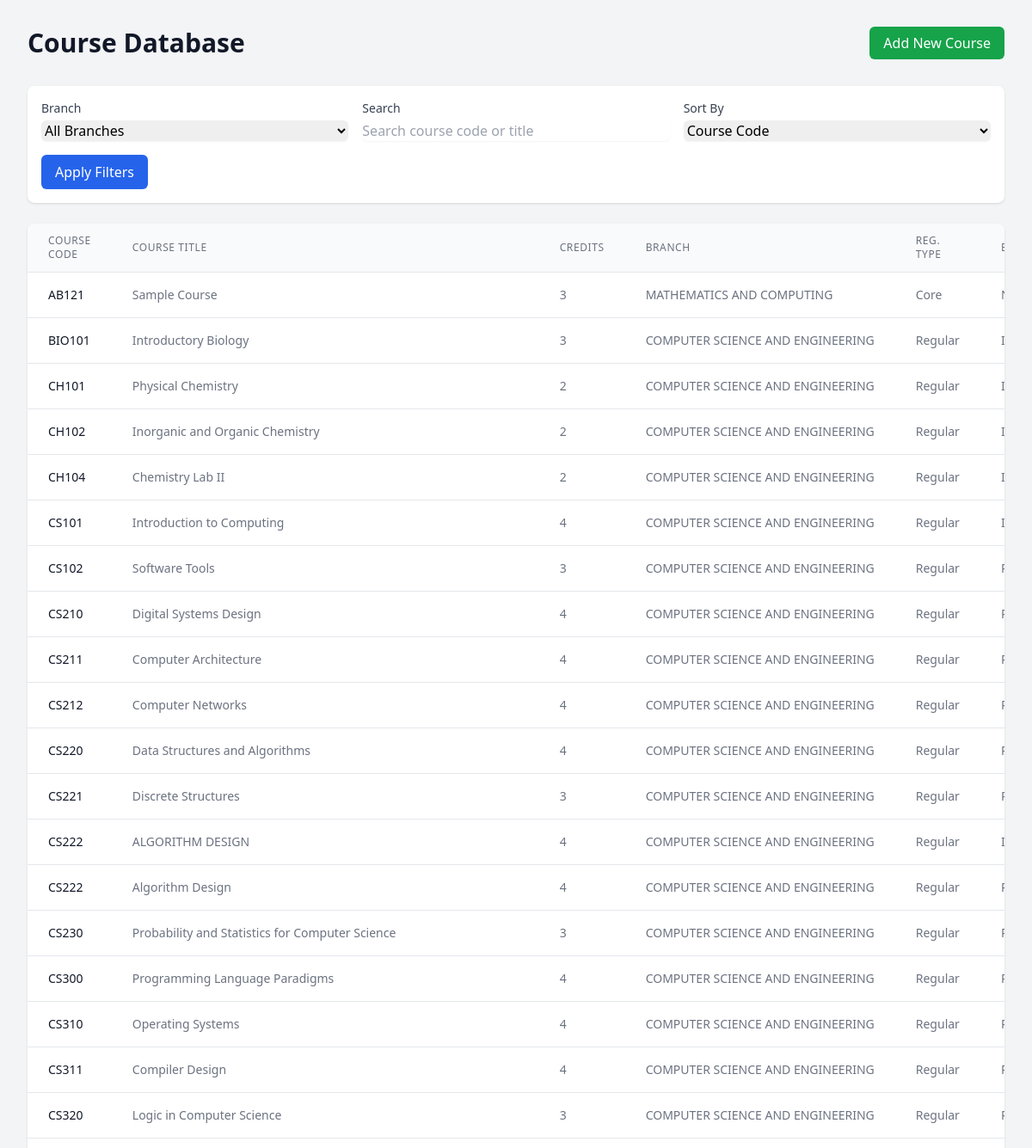
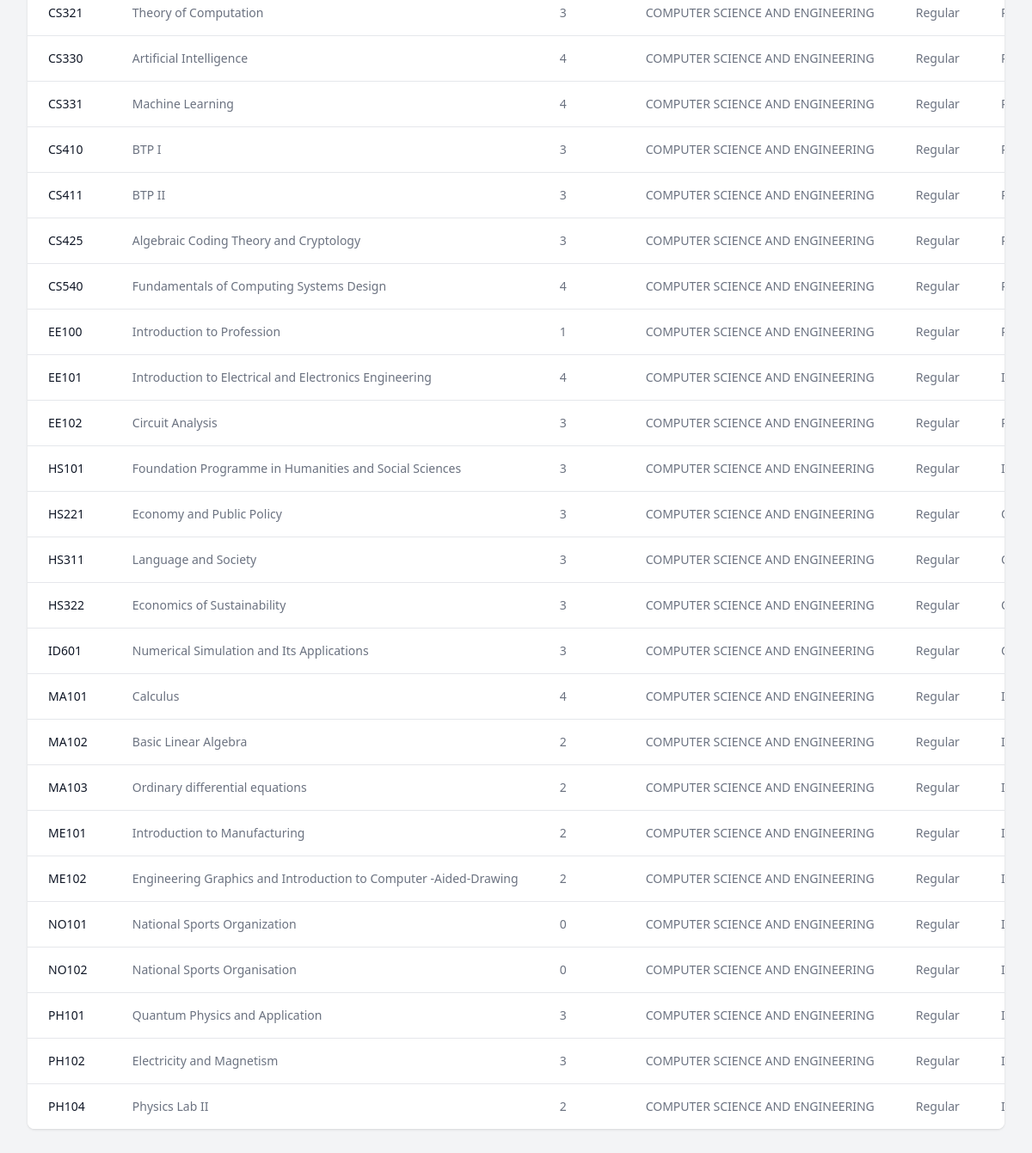
The page /courses (signed in) on the database its author committed (2 pictures, top to bottom).
### tables this page shows
CREATE TABLE courses (
    id INTEGER PRIMARY KEY AUTOINCREMENT,
    course TEXT NOT NULL,
    course_title TEXT NOT NULL,
    credits INTEGER NOT NULL,
    reg_type TEXT NOT NULL,
    elective_type TEXT NOT NULL,
    branch TEXT NOT NULL
);

### app.py (the view)
@app.route('/courses')
def view_courses():
    db = get_db()
    branches = db.execute('SELECT DISTINCT branch FROM courses').fetchall()
    branch_filter = request.args.get('branch', '')
    search_query = request.args.get('search', '')
    sort_by = request.args.get('sort', 'course')
    query = 'SELECT * FROM courses WHERE 1=1'
    params = []
    if branch_filter:
        query += ' AND branch = ?'
        params.append(branch_filter)
    if search_query:
        query += ' AND (course LIKE ? OR course_title LIKE ?)'
        params.extend(['%' + search_query + '%'] * 2)
    query += f' ORDER BY {sort_by}'
    courses = db.execute(query, params).fetchall()
    return render_template('courses.html',
                         courses=courses,
                         branches=branches,
                         current_branch=branch_filter,
                         search_query=search_query,
                         sort_by=sort_by)

### app.py (called while the page is built)
def get_db():
    db = getattr(g, '_database', None)
    if db is None:
        db = g._database = sqlite3.connect(DATABASE)
        db.row_factory = sqlite3.Row
    return db

@app.teardown_appcontext
def close_connection(exception):
    db = getattr(g, '_database', None)
    if db is not None:
        db.close()

### templates/courses.html (shortened to what this page needs)
<!DOCTYPE html>
<html lang="en">
<head>
    <script src="https://cdn.tailwindcss.com"></script>
</head>
<body class="bg-gray-100 min-h-screen">
    <div class="mx-auto px-4 sm:px-6 lg:px-8 py-8">
        <div class="flex justify-between items-center mb-8">
            <h1 class="text-3xl font-bold text-gray-900">Course Database</h1>
            <div class="space-x-4">
                {% if 'admin' in session %}
                <a href="{{ url_for('admin') }}" class="bg-green-600 text-white px-4 py-2 rounded-md hover:bg-green-700">
                    Add New Course
                </a>
                {% endif %}
            </div>
        </div>
        <div class="bg-white rounded-lg shadow mb-6 p-4">
            <form method="get" class="grid grid-cols-1 md:grid-cols-3 gap-4">
                <div>
                    <label for="branch" class="block text-sm font-medium text-gray-700 mb-1">Branch</label>
                    <select name="branch" id="branch"
                            class="form-select block w-full rounded-md border-gray-300 shadow-sm focus:border-blue-500 focus:ring-blue-500">
                        <option value="">All Branches</option>
                    </select>
                </div>
                <div>
                    <label for="search" class="block text-sm font-medium text-gray-700 mb-1">Search</label>
                    <input type="text" name="search" id="search" value="{{ search_query }}"
                           placeholder="Search course code or title"
                           class="block w-full rounded-md border-gray-300 shadow-sm focus:border-blue-500 focus:ring-blue-500">
                </div>
                <div>
                    <label for="sort" class="block text-sm font-medium text-gray-700 mb-1">Sort By</label>
                    <select name="sort" id="sort"
                            class="form-select block w-full rounded-md border-gray-300 shadow-sm focus:border-blue-500 focus:ring-blue-500">
                        <option value="course" {% if sort_by == 'course' %}selected{% endif %}>Course Code</option>
                    </select>
                </div>
                <div class="md:col-span-3">
                    <button type="submit"
                            class="w-full md:w-auto bg-blue-600 text-white px-4 py-2 rounded-md hover:bg-blue-700">
                        Apply Filters
                    </button>
                </div>
            </form>
        </div>
        <div class="bg-white rounded-lg shadow overflow-hidden">
            <div class="overflow-x-auto">
                <table class="min-w-full divide-y divide-gray-200">
                    <thead class="bg-gray-50">
                        <tr>
                            <th class="px-6 py-3 text-left text-xs font-medium text-gray-500 uppercase tracking-wider">Course Code</th>
                            <th class="px-6 py-3 text-left text-xs font-medium text-gray-500 uppercase tracking-wider">Course Title</th>
                            <th class="px-6 py-3 text-left text-xs font-medium text-gray-500 uppercase tracking-wider">Credits</th>
                            <th class="px-6 py-3 text-left text-xs font-medium text-gray-500 uppercase tracking-wider">Branch</th>
                            <th class="px-6 py-3 text-left text-xs font-medium text-gray-500 uppercase tracking-wider">Reg. Type</th>
                            <th class="px-6 py-3 text-left text-xs font-medium text-gray-500 uppercase tracking-wider">Elective Type</th>
                        </tr>
                    </thead>
                    <tbody class="bg-white divide-y divide-gray-200">
                        {% for course in courses %}
                        <tr class="hover:bg-gray-50">
                            <td class="px-6 py-4 whitespace-nowrap text-sm font-medium text-gray-900">{{ course.course }}</td>
                            <td class="px-6 py-4 whitespace-nowrap text-sm text-gray-500">{{ course.course_title }}</td>
                            <td class="px-6 py-4 whitespace-nowrap text-sm text-gray-500">{{ course.credits }}</td>
                            <td class="px-6 py-4 whitespace-nowrap text-sm text-gray-500">{{ course.branch }}</td>
                            <td class="px-6 py-4 whitespace-nowrap text-sm text-gray-500">{{ course.reg_type }}</td>
                            <td class="px-6 py-4 whitespace-nowrap text-sm text-gray-500">{{ course.elective_type }}</td>
                        </tr>
                        {% else %}
                        <tr>
                            <td colspan="{% if 'admin' in session %}7{% else %}6{% endif %}" class="px-6 py-4 text-center text-sm text-gray-500">
                                No courses found matching your criteria.
                            </td>
                        </tr>
                        {% endfor %}
                    </tbody>
                </table>
            </div>
        </div>
    </div>
</body>
</html>

### rows shown on the page
courses: course "AB121", course_title "Sample Course", credits "3", branch "MATHEMATICS AND COMPUTING", reg_type "Core"
courses: course "BIO101", course_title "Introductory Biology", credits "3", branch "COMPUTER SCIENCE AND ENGINEERING", reg_type "Regular"
courses: course "CH101", course_title "Physical Chemistry", credits "2", branch "COMPUTER SCIENCE AND ENGINEERING", reg_type "Regular"
courses: course "CH102", course_title "Inorganic and Organic Chemistry", credits "2", branch "COMPUTER SCIENCE AND ENGINEERING", reg_type "Regular"
courses: course "CH104", course_title "Chemistry Lab II", credits "2", branch "COMPUTER SCIENCE AND ENGINEERING", reg_type "Regular"
courses: course "CS101", course_title "Introduction to Computing", credits "4", branch "COMPUTER SCIENCE AND ENGINEERING", reg_type "Regular"
courses: course "CS102", course_title "Software Tools", credits "3", branch "COMPUTER SCIENCE AND ENGINEERING", reg_type "Regular"
courses: course "CS210", course_title "Digital Systems Design", credits "4", branch "COMPUTER SCIENCE AND ENGINEERING", reg_type "Regular"
courses: course "CS211", course_title "Computer Architecture", credits "4", branch "COMPUTER SCIENCE AND ENGINEERING", reg_type "Regular"
courses: course "CS212", course_title "Computer Networks", credits "4", branch "COMPUTER SCIENCE AND ENGINEERING", reg_type "Regular"
courses: course "CS220", course_title "Data Structures and Algorithms", credits "4", branch "COMPUTER SCIENCE AND ENGINEERING", reg_type "Regular"
courses: course "CS221", course_title "Discrete Structures", credits "3", branch "COMPUTER SCIENCE AND ENGINEERING", reg_type "Regular"
courses: course "CS222", course_title "ALGORITHM DESIGN", credits "4", branch "COMPUTER SCIENCE AND ENGINEERING", reg_type "Regular"
courses: course "CS222", course_title "Algorithm Design", credits "4", branch "COMPUTER SCIENCE AND ENGINEERING", reg_type "Regular"
courses: course "CS230", course_title "Probability and Statistics for Computer Science", credits "3", branch "COMPUTER SCIENCE AND ENGINEERING", reg_type "Regular"
courses: course "CS300", course_title "Programming Language Paradigms", credits "4", branch "COMPUTER SCIENCE AND ENGINEERING", reg_type "Regular"
courses: course "CS310", course_title "Operating Systems", credits "4", branch "COMPUTER SCIENCE AND ENGINEERING", reg_type "Regular"
courses: course "CS311", course_title "Compiler Design", credits "4", branch "COMPUTER SCIENCE AND ENGINEERING", reg_type "Regular"
courses: course "CS320", course_title "Logic in Computer Science", credits "3", branch "COMPUTER SCIENCE AND ENGINEERING", reg_type "Regular"
courses: course "CS321", course_title "Theory of Computation", credits "3", branch "COMPUTER SCIENCE AND ENGINEERING", reg_type "Regular"
courses: course "CS330", course_title "Artificial Intelligence", credits "4", branch "COMPUTER SCIENCE AND ENGINEERING", reg_type "Regular"
courses: course "CS331", course_title "Machine Learning", credits "4", branch "COMPUTER SCIENCE AND ENGINEERING", reg_type "Regular"
courses: course "CS410", course_title "BTP I", credits "3", branch "COMPUTER SCIENCE AND ENGINEERING", reg_type "Regular"
courses: course "CS411", course_title "BTP II", credits "3", branch "COMPUTER SCIENCE AND ENGINEERING", reg_type "Regular"
courses: course "CS425", course_title "Algebraic Coding Theory and Cryptology", credits "3", branch "COMPUTER SCIENCE AND ENGINEERING", reg_type "Regular"
courses: course "CS540", course_title "Fundamentals of Computing Systems Design", credits "4", branch "COMPUTER SCIENCE AND ENGINEERING", reg_type "Regular"
courses: course "EE100", course_title "Introduction to Profession", credits "1", branch "COMPUTER SCIENCE AND ENGINEERING", reg_type "Regular"
courses: course "EE101", course_title "Introduction to Electrical and Electronics Engineering", credits "4", branch "COMPUTER SCIENCE AND ENGINEERING", reg_type "Regular"
courses: course "EE102", course_title "Circuit Analysis", credits "3", branch "COMPUTER SCIENCE AND ENGINEERING", reg_type "Regular"
courses: course "HS101", course_title "Foundation Programme in Humanities and Social Sciences", credits "3", branch "COMPUTER SCIENCE AND ENGINEERING", reg_type "Regular"
courses: course "HS221", course_title "Economy and Public Policy", credits "3", branch "COMPUTER SCIENCE AND ENGINEERING", reg_type "Regular"
courses: course "HS311", course_title "Language and Society", credits "3", branch "COMPUTER SCIENCE AND ENGINEERING", reg_type "Regular"
courses: course "HS322", course_title "Economics of Sustainability", credits "3", branch "COMPUTER SCIENCE AND ENGINEERING", reg_type "Regular"
courses: course "ID601", course_title "Numerical Simulation and Its Applications", credits "3", branch "COMPUTER SCIENCE AND ENGINEERING", reg_type "Regular"
courses: course "MA101", course_title "Calculus", credits "4", branch "COMPUTER SCIENCE AND ENGINEERING", reg_type "Regular"
courses: course "MA102", course_title "Basic Linear Algebra", credits "2", branch "COMPUTER SCIENCE AND ENGINEERING", reg_type "Regular"
courses: course "MA103", course_title "Ordinary differential equations", credits "2", branch "COMPUTER SCIENCE AND ENGINEERING", reg_type "Regular"
courses: course "ME101", course_title "Introduction to Manufacturing", credits "2", branch "COMPUTER SCIENCE AND ENGINEERING", reg_type "Regular"
courses: course "ME102", course_title "Engineering Graphics and Introduction to Computer -Aided-Drawing", credits "2", branch "COMPUTER SCIENCE AND ENGINEERING", reg_type "Regular"
courses: course "NO101", course_title "National Sports Organization", credits "0", branch "COMPUTER SCIENCE AND ENGINEERING", reg_type "Regular"
courses: course "NO102", course_title "National Sports Organisation", credits "0", branch "COMPUTER SCIENCE AND ENGINEERING", reg_type "Regular"
courses: course "PH101", course_title "Quantum Physics and Application", credits "3", branch "COMPUTER SCIENCE AND ENGINEERING", reg_type "Regular"
courses: course "PH102", course_title "Electricity and Magnetism", credits "3", branch "COMPUTER SCIENCE AND ENGINEERING", reg_type "Regular"
courses: course "PH104", course_title "Physics Lab II", credits "2", branch "COMPUTER SCIENCE AND ENGINEERING", reg_type "Regular"
